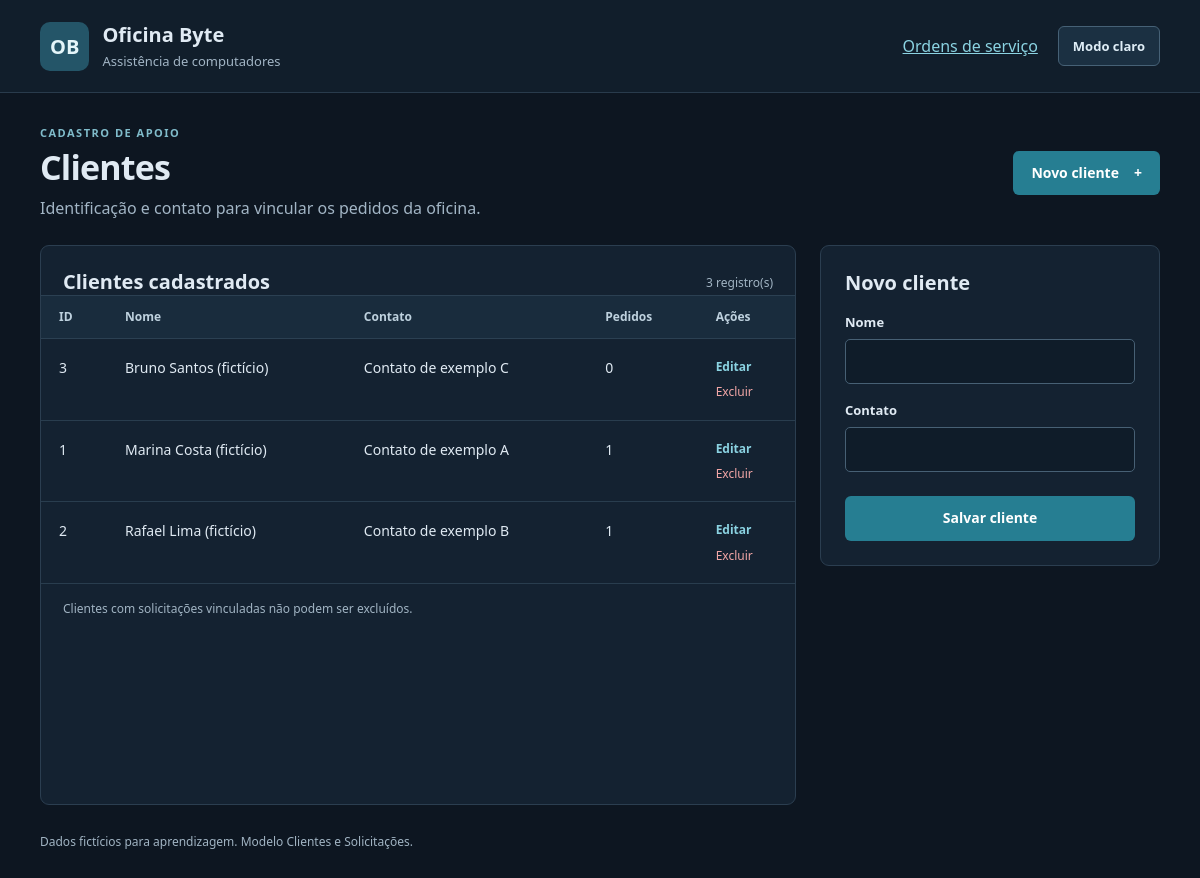
The app's page /clientes.php?novo=1 with its own data.
### tables this page shows
CREATE TABLE clientes (
    id INT UNSIGNED NOT NULL AUTO_INCREMENT PRIMARY KEY,
    nome VARCHAR(80) NOT NULL,
    contato VARCHAR(80) NOT NULL
);

### inc/app.php (called while the page is built, shortened)
<?php
function e(mixed $value): string
{
    return htmlspecialchars((string) $value, ENT_QUOTES | ENT_SUBSTITUTE, 'UTF-8');
}
function db(): PDO
{
    static $pdo;
    if (!$pdo) {
        $config = require dirname(__DIR__) . '/config.php';
        try {
            $pdo = new PDO(
                sprintf('mysql:host=%s;port=%d;dbname=%s;charset=utf8mb4', $config['host'], $config['port'], $config['database']),
                $config['username'], $config['password'],
                [PDO::ATTR_ERRMODE => PDO::ERRMODE_EXCEPTION, PDO::ATTR_DEFAULT_FETCH_MODE => PDO::FETCH_ASSOC, PDO::ATTR_EMULATE_PREPARES => false]
            );
        } catch (PDOException $exception) {
            error_log('Oficina SENAC: conexão indisponível. Código: ' . $exception->getCode());
            http_response_code(503);
            exit('Não foi possível conectar ao banco da demonstração. Verifique o MySQL e a configuração local.');
        }
    }
    return $pdo;
}

### clientes.php (the view, shortened to what this page needs)
<?php
require __DIR__ . '/inc/app.php';
$errors=[]; $values=['nome'=>'','contato'=>''];
$editId=filter_var($_GET['editar']??0,FILTER_VALIDATE_INT,['options'=>['min_range'=>0]]);
$rows=db()->query('SELECT c.*, (SELECT COUNT(*) FROM solicitacoes s WHERE s.cliente_id=c.id) AS pedidos FROM clientes c ORDER BY c.nome')->fetchAll();
$focusId = $errors ? (isset($errors['nome']) ? 'nome' : 'contato') : ((isset($_GET['novo']) || $editId) ? 'nome' : '');
?><!doctype html><html lang="pt-BR" data-theme="dark"><head><link rel="stylesheet" href="assets/style.css"><link rel="stylesheet" href="assets/theme.css"></head><body class="clients-page">
<header class="topbar"><div class="brand"><span class="brandmark">OB</span><div><strong>Oficina Byte</strong><span>Assistência de computadores</span></div></div><div class="topbar-actions"><a href="index.php">Ordens de serviço</a><button type="button" id="alternar-tema" class="theme-toggle" aria-label="Ativar modo claro">Modo claro</button></div></header>
<main><div class="page-heading"><div><p class="eyebrow">CADASTRO DE APOIO</p><h1>Clientes</h1><p class="subtitle">Identificação e contato para vincular os pedidos da oficina.</p></div><a class="button primary" href="clientes.php?novo=1#formulario">Novo cliente <span aria-hidden="true">+</span></a></div>
<div class="workspace"><section class="records"><div class="section-heading"><h2>Clientes cadastrados</h2><span><?=count($rows)?> registro(s)</span></div><div class="table-scroll"><table><thead><tr><th>ID</th><th>Nome</th><th>Contato</th><th>Pedidos</th><th>Ações</th></tr></thead><tbody>
<?php foreach($rows as $row):?><tr><td><?=(int)$row['id']?></td><td><?=e($row['nome'])?></td><td><?=e($row['contato'])?></td><td><?=(int)$row['pedidos']?></td><td><div class="actions"><a href="clientes.php?editar=<?=(int)$row['id']?>#formulario">Editar</a><form action="clientes.php" method="post" data-delete="cliente #<?=(int)$row['id']?>"><input type="hidden" name="csrf" value="<?=e(token())?>"><input type="hidden" name="id" value="<?=(int)$row['id']?>"><input type="hidden" name="acao" value="excluir"><button class="delete" type="submit">Excluir</button></form></div></td></tr><?php endforeach;?></tbody></table></div><p class="storage-note">Clientes com solicitações vinculadas não podem ser excluídos.</p></section>
<section class="editor"><h2><?=$editId?'Editar cliente':'Novo cliente'?></h2><form id="formulario" action="clientes.php" method="post" data-focus="<?=e($focusId)?>"><label for="nome">Nome</label><input id="nome" name="nome" value="<?=e($values['nome'])?>" required maxlength="80"><label for="contato">Contato</label><input id="contato" name="contato" value="<?=e($values['contato'])?>" required maxlength="80"><button type="submit" class="button primary submit">Salvar cliente</button></form></section></div><footer>Dados fictícios para aprendizagem. Modelo Clientes e Solicitações.</footer></main></body></html>

### assets/style.css (style rules this page uses)
:root { font:16px/1.45 "Segoe UI",Arial,sans-serif;color:#162e40;background:#f3f6f8;font-synthesis:none }
* { box-sizing:border-box }
body { margin:0 }
a { color:#166678 }
button,input,select { font:inherit }
button,a { touch-action:manipulation }
.topbar { padding:20px 40px;display:flex;justify-content:space-between;align-items:center;border-bottom:1px solid #dce4ea;background:#fff }
.brand { display:flex;align-items:center;gap:13px }
.brandmark { background:#143c50;color:#fff;padding:10px;border-radius:10px;font-weight:800;font-size:20px }
.brand strong { display:block;font-size:20px }
.brand div>span { color:#627580;font-size:13px }
main { max-width:1510px;margin:0 auto;padding:32px 40px }
.page-heading { display:flex;align-items:center;justify-content:space-between;gap:20px;margin-bottom:25px }
.eyebrow { font-size:11px;letter-spacing:1.5px;font-weight:700;color:#477384;margin:0 0 7px }
h1 { font-size:34px;letter-spacing:-.8px;line-height:1.15;margin:0 0 10px }
.subtitle { color:#5a6d7a;margin:0 }
h2 { font-size:20px;line-height:1.3;margin:0 }
.button { display:inline-flex;align-items:center;justify-content:center;gap:15px;text-decoration:none;border:1px solid transparent;border-radius:6px;padding:11px 17px;font-weight:600;font-size:14px;cursor:pointer }
.primary { background:#126478;color:#fff }
.workspace { display:grid;grid-template-columns:minmax(0,1fr) 340px;align-items:start;gap:24px }
.records,.editor { background:#fff;border:1px solid #dce4ea;border-radius:9px;overflow:hidden }
.section-heading { display:flex;align-items:center;justify-content:space-between;padding:23px 22px 0;gap:12px }
.section-heading>span { font-size:12px;color:#6a7d89 }
label { display:block;font-weight:600 }
input,select { width:100%;padding:10px 11px;min-height:42px;color:#243d4d;border:1px solid #bdcbd6;border-radius:5px;background:#fff }
input::placeholder { color:#8a98a3;font-size:13px }
.table-scroll { overflow:auto }
table { width:100%;border-collapse:collapse;text-align:left;font-size:14px }
th { font-weight:600;color:#587181;background:#f7f9fb;font-size:12px;padding:12px 18px;border-block:1px solid #e3e9ee }
td { padding:19px 18px;border-bottom:1px solid #e8edf1;vertical-align:top }
.actions { display:flex;flex-direction:column;gap:8px;font-size:12px }
.actions a { text-decoration:none;font-weight:600 }
.delete { padding:0;background:none;border:0;color:#a24d4d;font-size:12px;cursor:pointer }
.storage-note { font-size:12px;color:#778995;margin:16px 22px }
.editor { padding:24px }
.editor label { font-size:13px;margin:17px 0 7px }
.submit { width:100%;margin-top:24px }
footer { margin:28px 0 5px;color:#81909b;font-size:12px }
.clients-page main { min-height:calc(100vh - 86px);padding-bottom:64px }
.clients-page .records { min-height:560px }

### records on screen
clientes: id "3", nome "Bruno Santos (fictício)", contato "Contato de exemplo C", pedidos "0"
clientes: id "1", nome "Marina Costa (fictício)", contato "Contato de exemplo A", pedidos "1"
clientes: id "2", nome "Rafael Lima (fictício)", contato "Contato de exemplo B", pedidos "1"

### other values on screen
count($rows) "3"
